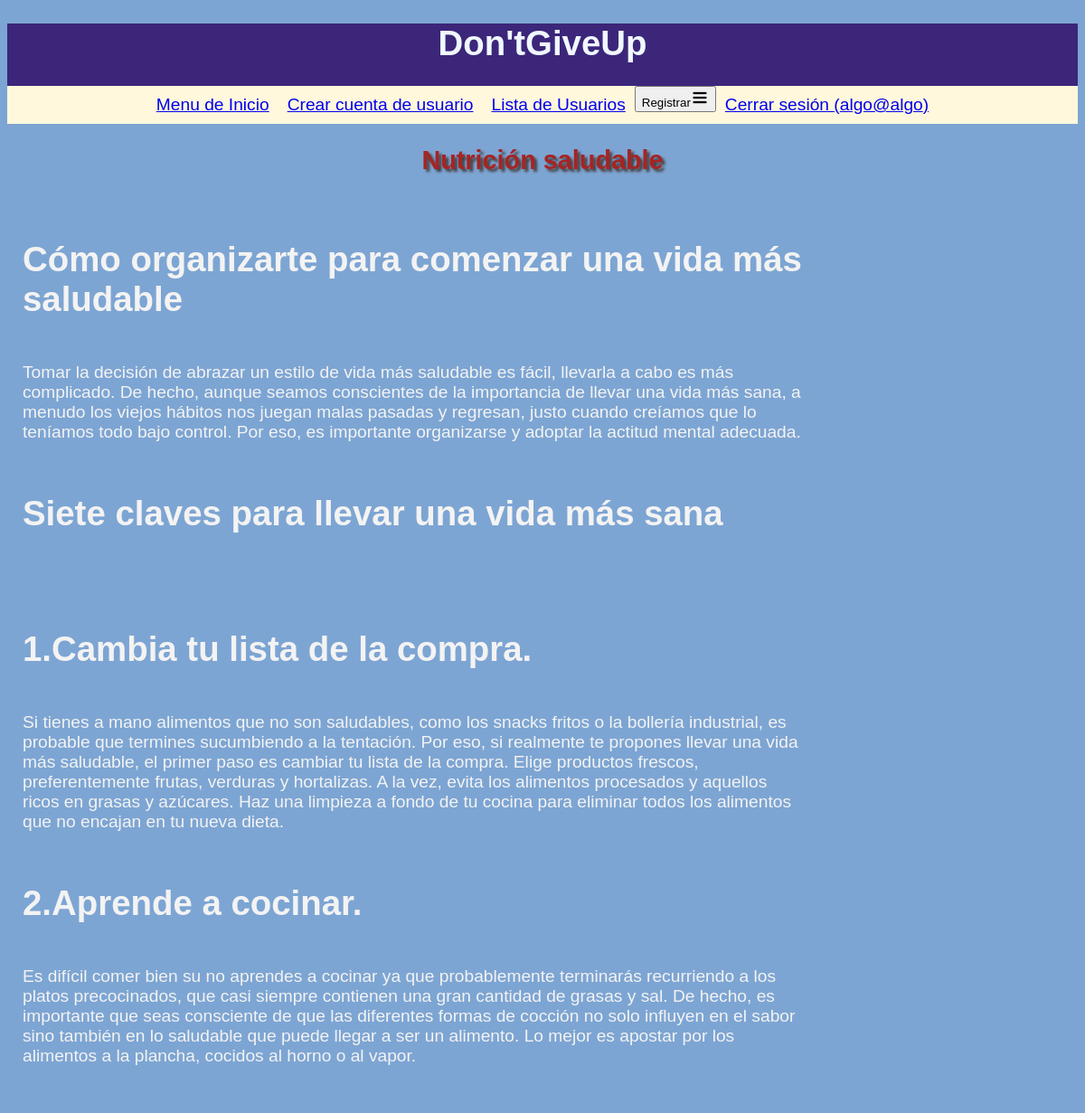
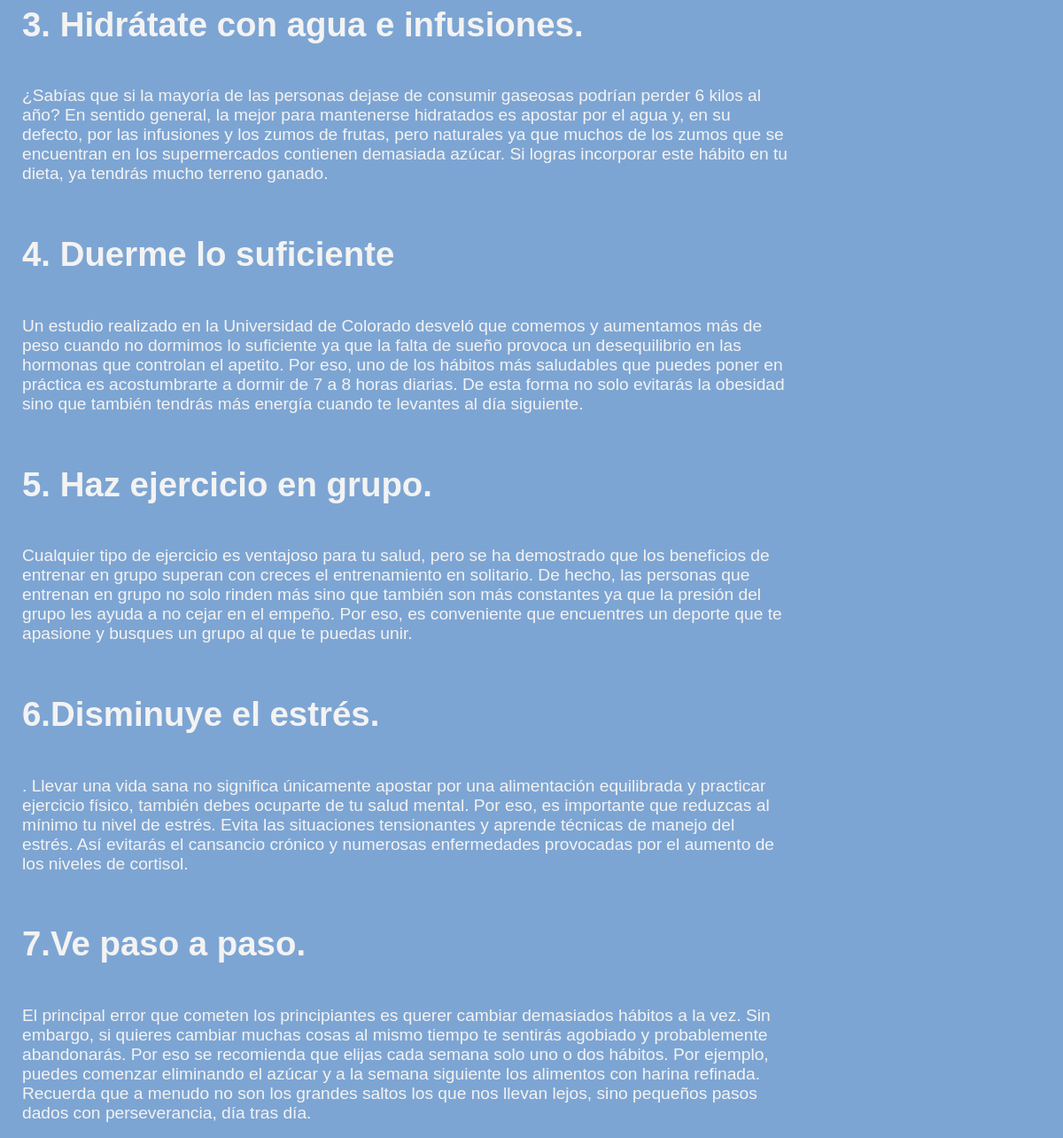
Page /nutricion.php (signed in) on the committed database (2 pictures, top to bottom).
### tables this page shows
CREATE TABLE `nutricion` (
  `id` int(11) NOT NULL,
  `titulo` varchar(500) NOT NULL,
  `contenido` text NOT NULL
);

### nutricion.php (the view, shortened to what this page needs)
<?php
include 'config.php';
$db = new PDO("mysql:host=$direccion;dbname=$bd;charset=utf8mb4", $usuario, $pass);
$stmt=$db ->query("SELECT * FROM nutricion");
$guia =$stmt->fetchAll();
?>
<!DOCTYPE html>
<html lang="en">
<head>
    <link rel="stylesheet" href="style.css">
</head>
<body>
    <?php include 'cabecera.php' ?>
    <h2>Nutrición saludable</h2>
    <div id="tabla">
        <table>
            <tr>
                <th></th>
            </tr>
        <?php foreach($guia as $g) { ?>
        <tr>
            <td><h1><?php echo $g["titulo"] ?></h1><br>
                <?php echo $g["contenido"] ?></td>
            </tr>
        <?php } ?>
        </table>
    </div>
</body>
</html>

### style.css (style rules this page uses)
body { background-color: rgb(125, 165, 211); font-family: arial; font-size: 1.2em; }
h1 { text-align: center; }
h2 { color: rgb(165, 36, 36); text-shadow: 3px 3px 3px rgb(68, 61, 61); text-align: center; }
td { color: rgb(243, 243, 243); }
#tabla { width:900px; float: left; }
table { width: 100%; word-wrap: inherit; }
td { text-align: left; vertical-align: top; padding: 15px 15px 15px 15px; }
td, h1 { text-align: left; }

### rows in the picture
nutricion: titulo "Cómo organizarte para comenzar una vida más saludable", contenido "Tomar la decisión de abrazar un estilo de vida más saludable es fácil, llevarla a cabo es más complicado. De hecho, aunque seamos conscientes de la importancia de llevar una vida más sana, a menudo los viejos hábitos nos juegan malas pasadas y regresan, justo cuando creíamos que lo teníamos todo bajo control. Por eso, es importante organizarse y adoptar la actitud mental adecuada."
nutricion: titulo "Siete claves para llevar una vida más sana"
nutricion: titulo "1.Cambia tu lista de la compra.", contenido "Si tienes a mano alimentos que no son saludables, como los snacks fritos o la bollería industrial, es probable que termines sucumbiendo a la tentación. Por eso, si realmente te propones llevar una vida más saludable, el primer paso es cambiar tu lista de la compra. Elige productos frescos, preferentemente frutas, verduras y hortalizas. A la vez, evita los alimentos procesados y aquellos ricos en grasas y azúcares. Haz una limpieza a fondo de tu cocina para eliminar todos los alimentos que no encajan en tu nueva dieta."
nutricion: titulo "2.Aprende a cocinar.", contenido "Es difícil comer bien su no aprendes a cocinar ya que probablemente terminarás recurriendo a los platos precocinados, que casi siempre contienen una gran cantidad de grasas y sal. De hecho, es importante que seas consciente de que las diferentes formas de cocción no solo influyen en el sabor sino también en lo saludable que puede llegar a ser un alimento. Lo mejor es apostar por los alimentos a la plancha, cocidos al horno o al vapor."
nutricion: titulo "3. Hidrátate con agua e infusiones.", contenido "¿Sabías que si la mayoría de las personas dejase de consumir gaseosas podrían perder 6 kilos al año? En sentido general, la mejor para mantenerse hidratados es apostar por el agua y, en su defecto, por las infusiones y los zumos de frutas, pero naturales ya que muchos de los zumos que se encuentran en los supermercados contienen demasiada azúcar. Si logras incorporar este hábito en tu dieta, ya tendrás mucho terreno ganado."
nutricion: titulo "4. Duerme lo suficiente", contenido "Un estudio realizado en la Universidad de Colorado desveló que comemos y aumentamos más de peso cuando no dormimos lo suficiente ya que la falta de sueño provoca un desequilibrio en las hormonas que controlan el apetito. Por eso, uno de los hábitos más saludables que puedes poner en práctica es acostumbrarte a dormir de 7 a 8 horas diarias. De esta forma no solo evitarás la obesidad sino que también tendrás más energía cuando te levantes al día siguiente."
nutricion: titulo "5. Haz ejercicio en grupo.", contenido "Cualquier tipo de ejercicio es ventajoso para tu salud, pero se ha demostrado que los beneficios de entrenar en grupo superan con creces el entrenamiento en solitario. De hecho, las personas que entrenan en grupo no solo rinden más sino que también son más constantes ya que la presión del grupo les ayuda a no cejar en el empeño. Por eso, es conveniente que encuentres un deporte que te apasione y busques un grupo al que te puedas unir."
nutricion: titulo "6.Disminuye el estrés.", contenido ". Llevar una vida sana no significa únicamente apostar por una alimentación equilibrada y practicar ejercicio físico, también debes ocuparte de tu salud mental. Por eso, es importante que reduzcas al mínimo tu nivel de estrés. Evita las situaciones tensionantes y aprende técnicas de manejo del estrés. Así evitarás el cansancio crónico y numerosas enfermedades provocadas por el aumento de los niveles de cortisol."
nutricion: titulo "7.Ve paso a paso.", contenido "El principal error que cometen los principiantes es querer cambiar demasiados hábitos a la vez. Sin embargo, si quieres cambiar muchas cosas al mismo tiempo te sentirás agobiado y probablemente abandonarás. Por eso se recomienda que elijas cada semana solo uno o dos hábitos. Por ejemplo, puedes comenzar eliminando el azúcar y a la semana siguiente los alimentos con harina refinada. Recuerda que a menudo no son los grandes saltos los que nos llevan lejos, sino pequeños pasos dados con perseverancia, día tras día."

### other values in the picture
$_SESSION["correo"] "algo@algo"
